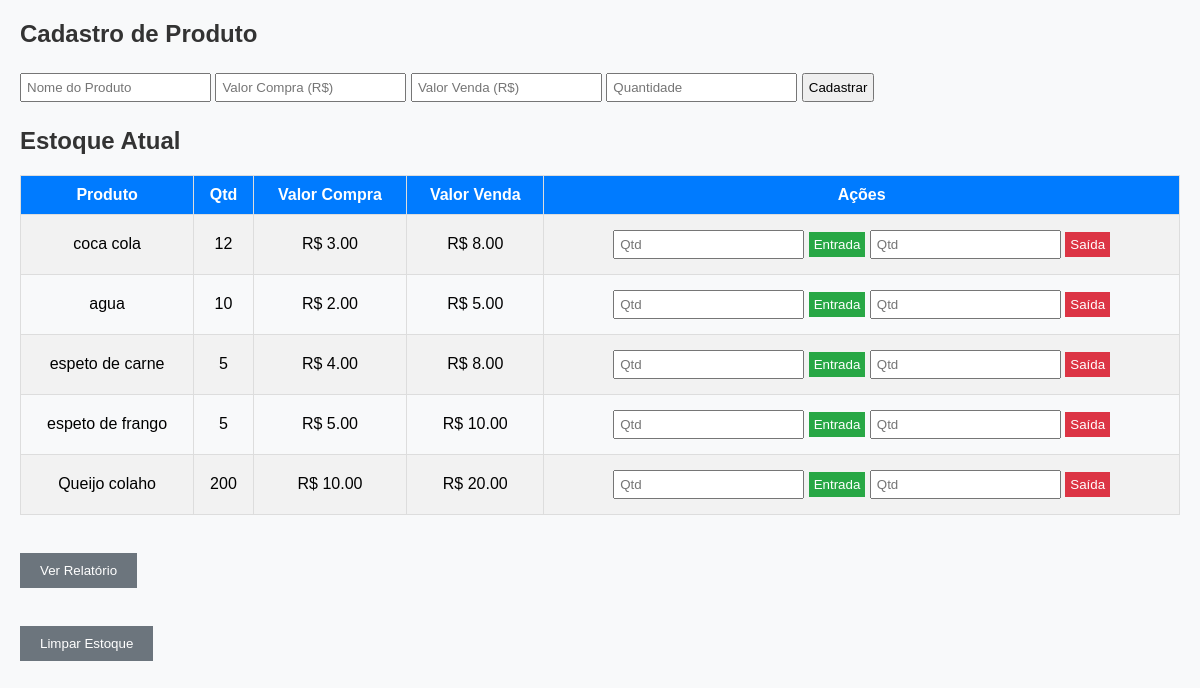
Before: / with the older database file.
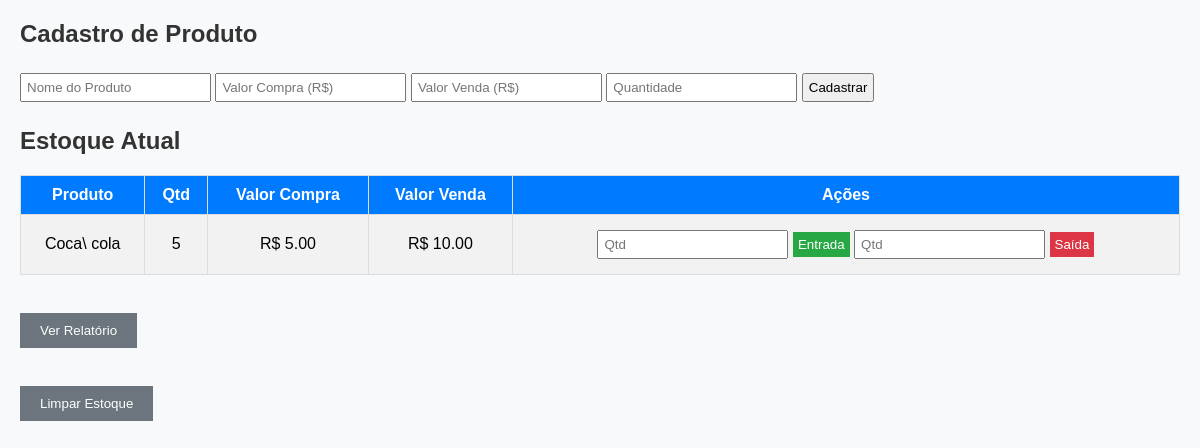
After: the same page with the newer database file.
### app.py (models this page shows)
class Produto(db.Model):
    id = db.Column(db.Integer, primary_key=True)
    nome = db.Column(db.String(100), nullable=False)
    qtd = db.Column(db.Integer, default=0)
    valor_compra = db.Column(db.Float, nullable=False)
    valor_venda = db.Column(db.Float, nullable=False)

### app.py (the view)
@app.route("/")
def index():
    produtos = Produto.query.all()
    return render_template("index.html", produtos=produtos)

### templates/index.html (shortened to what this page needs)
<!DOCTYPE html>
<html lang="pt-BR">
<head>
</head>
<body>
<h2>Cadastro de Produto</h2>
<form action="/cadastrar" method="post">
  <input type="text" name="nome" placeholder="Nome do Produto" required>
  <input type="number" name="valor_compra" step="0.01" placeholder="Valor Compra (R$)" required>
  <input type="number" name="valor_venda" step="0.01" placeholder="Valor Venda (R$)" required>
  <input type="number" name="quantidade" placeholder="Quantidade" required>
  <button type="submit">Cadastrar</button>
</form>
<h2>Estoque Atual</h2>
<table>
<tr>
  <th>Produto</th>
  <th>Qtd</th>
  <th>Valor Compra</th>
  <th>Valor Venda</th>
  <th>Ações</th>
</tr>
{% for p in produtos %}
<tr>
  <td>{{ p.nome }}</td>
  <td>{{ p.qtd }}</td>
  <td>R$ {{ "%.2f"|format(p.valor_compra) }}</td>
  <td>R$ {{ "%.2f"|format(p.valor_venda) }}</td>
  <td>
    <form style="display:inline;" action="/entrada/{{ p.id }}" method="post">
      <input type="number" name="quantidade" placeholder="Qtd" min="1" required>
      <button class="entrada" type="submit">Entrada</button>
    </form>
    <form style="display:inline;" action="/saida/{{ p.id }}" method="post">
      <input type="number" name="quantidade" placeholder="Qtd" min="1" required>
      <button class="saida" type="submit">Saída</button>
    </form>
  </td>
</tr>
{% endfor %}
</table>
<br>
<a href="/relatorio" style="text-decoration:none;">
  <button class="limpar">Ver Relatório</button>
</a>
<br><br>
<form action="/limpar" method="get">
  <button class="limpar" type="submit">Limpar Estoque</button>
</form>
</body>
</html>

### templates/index.html (style rules this page uses)
body { font-family: Arial, sans-serif; margin: 20px; background-color: #f8f9fa; }
h2 { color: #333; }
form input, form button { padding: 5px; margin: 5px 0; }
table { width: 100%; border-collapse: collapse; margin-top: 20px; }
th, td { border: 1px solid #ddd; padding: 10px; text-align: center; }
th { background-color: #007bff; color: white; }
tr:nth-child(even) { background-color: #f2f2f2; }
button { padding: 5px 10px; cursor: pointer; }
.entrada { background-color: #28a745; color: white; border: none; }
.saida { background-color: #dc3545; color: white; border: none; }
.limpar { background-color: #6c757d; color: white; padding: 10px 20px; border: none; margin-top: 20px; cursor: pointer; }

Changed rows visible on the page:
removed Produto: nome "agua", qtd "10", valor_compra "2.00", valor_venda "5.00"
removed Produto: nome "espeto de carne", qtd "5", valor_compra "4.00", valor_venda "8.00"
removed Produto: nome "espeto de frango", qtd "5", valor_compra "5.00", valor_venda "10.00"
removed Produto: nome "Queijo colaho", qtd "200", valor_compra "10.00", valor_venda "20.00"
changed Produto: nome "coca cola" → "Coca\\ cola"; qtd "12" → "5"; valor_compra "3.00" → "5.00"; valor_venda "8.00" → "10.00"
